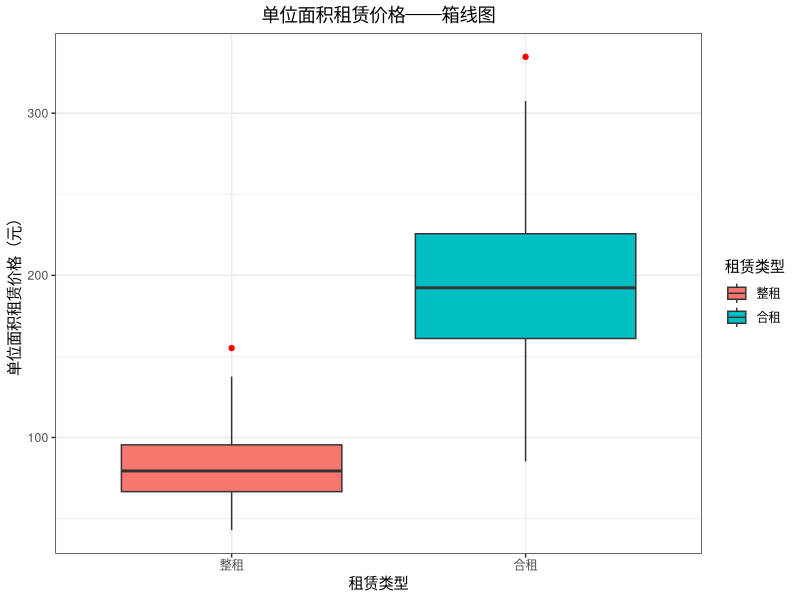
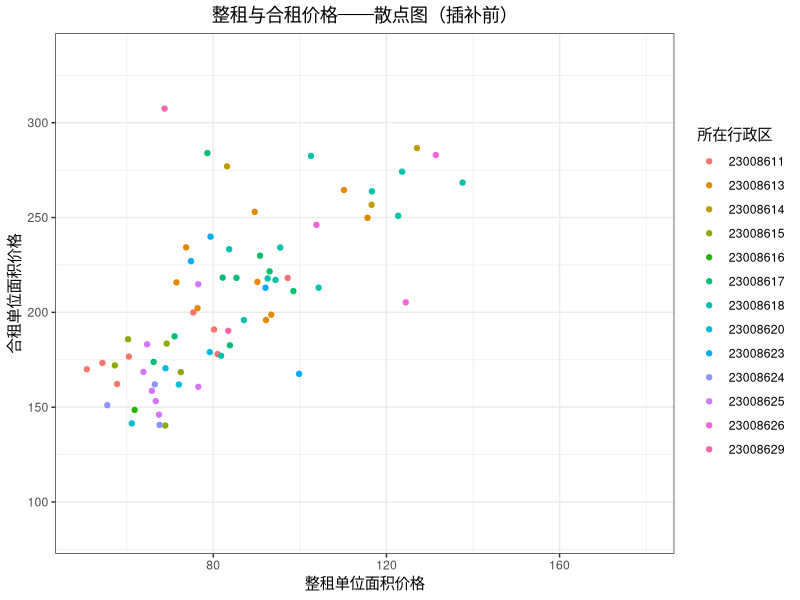
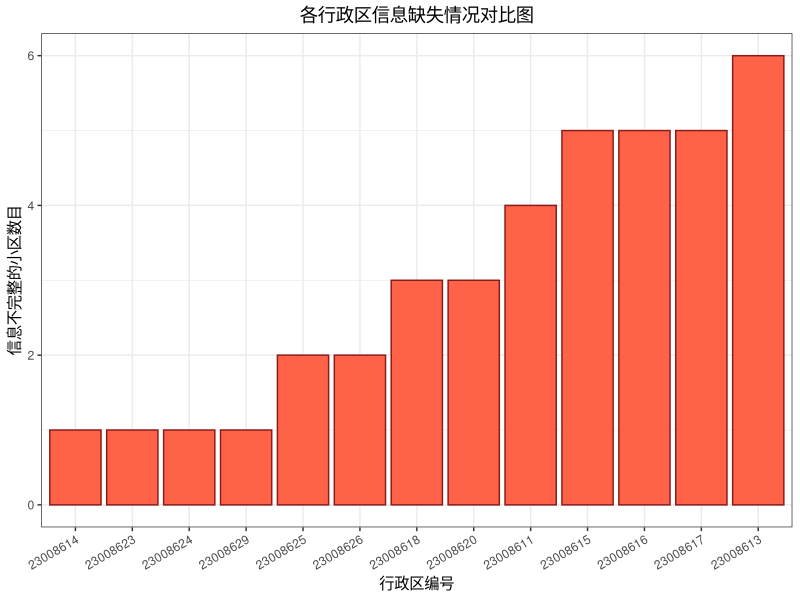
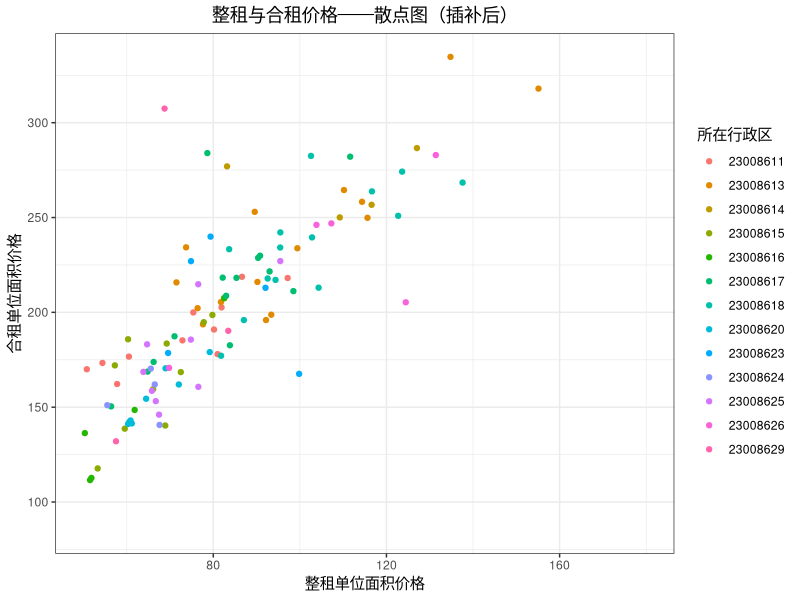

The R script that drew these images, in order:
## ---- chunk 1
knitr::opts_chunk$set(
	echo = TRUE,
	message = TRUE,
	warning = FALSE
)
## ---- chunk 2
setwd("C:/Users/lianjia/Desktop/junjia_model_lianjia")
ziru0 = read.csv('625703.csv')
dim(ziru0)# 17202    16
head(ziru0)
## ---- chunk 3
##要变成数值型的变量:numeric_names
numeric_names = names(ziru0)[grep('per_area',names(ziru0))]
ziru0[,numeric_names] = apply(ziru0[,numeric_names],2,as.numeric)
##要变成因子型的变量：factor_names
ziru0$decoration = as.factor(ziru0$decoration)
ziru0$rent_type = as.factor(ziru0$rent_type)
#在数据框ziru0中删除价格price_listing_per_area缺失或者price_trans_per_area缺失的观测。
complete_row = complete.cases(ziru0$price_trans_per_area,ziru0$price_listing_per_area)
ziru0 = ziru0[complete_row,]
## ---- chunk 4
##查看自如房源的装修情况和租赁情况：
str(ziru0$decoration)
summary(ziru0$decoration)#自如房源的装修情况：
summary(ziru0$rent_type)#自如房源的租赁类型情况：
library(dplyr)
#按（商圈，小区，租赁方式）对数据框ziru0分组：得到ziru1_group
ziru1_group = group_by(ziru0, hdic_bizcircle_id,hdic_resblock_id,rent_type)
#依这样的分组方式可以分成3937组。
n_groups(ziru1_group)
#查看各个组包含样本数的统计表：
table(group_size(ziru1_group))
## ---- chunk 5
ziru2 = ziru0 %>%
  group_by(hdic_district_id,hdic_resblock_id,rent_type) %>%
  summarise(n = n(),mean_price = mean(price_trans_per_area))
dim(ziru2)
head(ziru2)

## ---- chunk 6
library(reshape2)
ziru2_rent_type_junjia = dcast(data = ziru2,formula =hdic_district_id+hdic_resblock_id~rent_type) #长表变宽表。
#改变宽表ziru2_rent_type_junjia中的数据类型：
ziru2_rent_type_junjia$hdic_district_id = as.factor(ziru2_rent_type_junjia$hdic_district_id)
ziru2_rent_type_junjia$hdic_resblock_id =
as.factor(ziru2_rent_type_junjia$hdic_resblock_id)
#修改一下的宽表的列名称，新数据框的3列：小区ID，整租的平均单价，合租的平均单价。
names(ziru2_rent_type_junjia)[3:4]=c('zheng_mean','he_mean')
dim(ziru2_rent_type_junjia)
sum(is.na(ziru2_rent_type_junjia))
#统计整租与合租的缺失值数目。
sum(is.na(ziru2_rent_type_junjia$zheng_mean))#808个整租均值缺失
sum(is.na(ziru2_rent_type_junjia$he_mean))#750个合租均值缺失
head(ziru2_rent_type_junjia)

#绘制箱线图与散点图来挖掘整租均值和合租均值这两个变量的关系;

#绘制箱线图如下：
library(ggplot2)
ggplot(data = ziru2,aes(x = rent_type,y =mean_price))+
 geom_boxplot(aes(fill =rent_type ),outlier.colour = '#FF0000')+
  labs(x = "租赁类型",y= '单位面积租赁价格（元）',fill='租赁类型',title='单位面积租赁价格——箱线图')+
  scale_x_discrete(labels = c('整租','合租'))+
  scale_fill_discrete(labels = c('整租','合租'))+
  theme_bw()+
  theme(plot.title = element_text(hjust = 0.5))

#绘制散点图如下：
ggplot(data = ziru2_rent_type_junjia,aes(x = zheng_mean,y=he_mean))+
 geom_point(aes(color = hdic_district_id))+
  labs(x='整租单位面积价格',y='合租单位面积价格',color = '所在行政区',title='整租与合租价格——散点图（插补前）')+
  scale_x_continuous(limits = c(50,180))+
  #scale_y_continuous(limits = c(50,400))+
  theme_bw()+
  scale_color_discrete()+
  theme(plot.title = element_text(hjust = 0.5))

#绘制缺失数据所在的行政区：
indexNA_zheng = which(is.na(ziru2_rent_type_junjia$zheng_mean))
indexNA_he = which(is.na(ziru2_rent_type_junjia$he_mean))

ggplot(data = ziru2_rent_type_junjia[c(indexNA_he,indexNA_zheng),],aes(x=reorder(hdic_district_id,rep(1,length(hdic_district_id)),sum)))+
  geom_bar(fill = '#FF6347',color = '#8B1A1A')+theme_bw()+
  theme(axis.text.x = element_text(angle=30, hjust=1, vjust=1))+
  labs(x='行政区编号',y='信息不完整的小区数目',title = '各行政区信息缺失情况对比图')+
  theme(plot.title = element_text(hjust = 0.5))
  
  #geom_text(aes(label = count))
  
  
## ---- chunk 7
#首要问题：谁做因变量？
#首次回归的样本量:1558个观测值。
dim(ziru2_rent_type_junjia)[1]-sum(complete.cases(ziru2_rent_type_junjia)) 
#结论：合租的缺失值少，所以将合租作为自变量，整租作为因变量来预测。
#回归建模：
#回归模型1  lm_1：Multiple R-squared:  0.624
lm_1 = lm(formula = sqrt(zheng_mean)~he_mean,data =ziru2_rent_type_junjia,na.action = na.omit )
summary(lm_1)
#回归模型2  lm_2：Multiple R-squared: 0.4939
lm_2 = lm(formula = zheng_mean~he_mean,data =ziru2_rent_type_junjia,na.action = na.omit )
summary(lm_2)$r.squared 
#回归模型3  lm_3：Multiple R-squared: 0.5115
lm_3 = lm(formula = zheng_mean~sqrt(he_mean),data =ziru2_rent_type_junjia,na.action = na.omit )
summary(lm_3)$r.squared 
#模型选择结论：选择R2最大的lm_1模型来预测整租均值。

## ---- chunk 8
#找到缺失值的位置：
indexNA_zheng = which(is.na(ziru2_rent_type_junjia$zheng_mean))
indexNA_he = which(is.na(ziru2_rent_type_junjia$he_mean))
#对缺失的zheng_mean进行回归预测
predict_lm1 = predict(object = lm_1,newdata= ziru2_rent_type_junjia[indexNA_zheng,])
#对缺失的zheng_mean进行补缺。
ziru2_rent_type_junjia[indexNA_zheng,'zheng_mean']=predict_lm1**2
## ---- chunk 9
#zheng_mean完整之后，再he_mean进行补缺:由lm_1可知，两变量间是是两次函数关系
lm_4 = lm(formula = he_mean~sqrt(zheng_mean),data =ziru2_rent_type_junjia,na.action = na.omit )
summary(lm_4)$r.squared #Multiple R-squared:  0.5041
#选用lm_4模型来对he_mean补缺。
predict_lm4 = predict(object = lm_4,newdata = ziru2_rent_type_junjia[indexNA_he,])
ziru2_rent_type_junjia[indexNA_he,'he_mean']=predict_lm4
head(ziru2_rent_type_junjia)
#现在均值表中已经没有缺失的均价数据。
sum(is.na(ziru2_rent_type_junjia))
## ---- chunk 10
ggplot(data = ziru2_rent_type_junjia,aes(x = zheng_mean,y=he_mean))+
 geom_point(aes(color = hdic_district_id))+
  labs(x='整租单位面积价格',y='合租单位面积价格',color = '所在行政区',title='整租与合租价格——散点图（插补后）')+
  scale_x_continuous(limits = c(50,180))+
  #scale_y_continuous(limits = c(50,400))+
  theme_bw()+
  scale_color_discrete()+
  theme(plot.title = element_text(hjust = 0.5))

